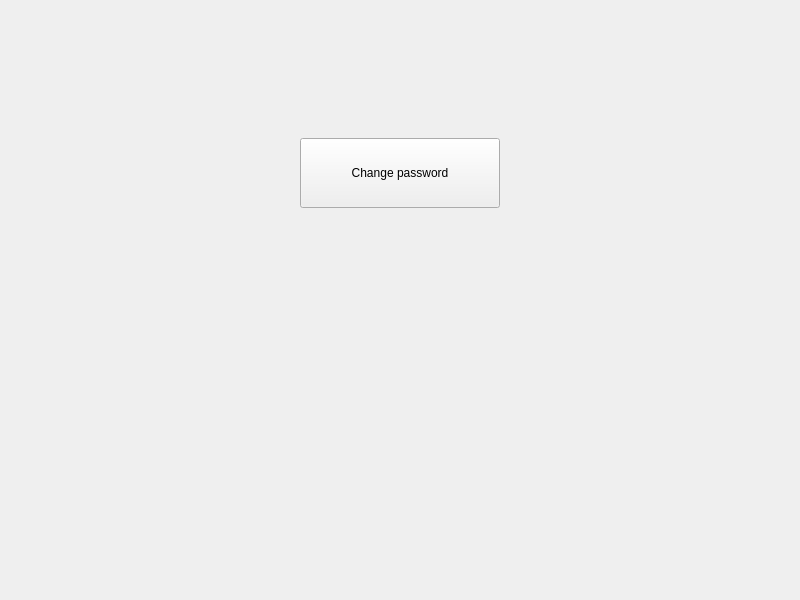
<?xml version="1.0" encoding="UTF-8"?>
<ui version="4.0">
 <class>settings_account</class>
 <widget class="QWidget" name="settings_account">
  <property name="geometry">
   <rect>
    <x>0</x>
    <y>0</y>
    <width>800</width>
    <height>600</height>
   </rect>
  </property>
  <property name="minimumSize">
   <size>
    <width>800</width>
    <height>600</height>
   </size>
  </property>
  <property name="windowTitle">
   <string>Form</string>
  </property>
  <layout class="QGridLayout" name="gridLayout">
   <item row="0" column="0">
    <layout class="QVBoxLayout" name="verticalLayout" stretch="1,1,3">
     <item>
      <spacer name="verticalSpacer_2">
       <property name="orientation">
        <enum>Qt::Vertical</enum>
       </property>
       <property name="sizeHint" stdset="0">
        <size>
         <width>20</width>
         <height>40</height>
        </size>
       </property>
      </spacer>
     </item>
     <item>
      <layout class="QHBoxLayout" name="horizontalLayout">
       <item>
        <spacer name="horizontalSpacer">
         <property name="orientation">
          <enum>Qt::Horizontal</enum>
         </property>
         <property name="sizeHint" stdset="0">
          <size>
           <width>40</width>
           <height>20</height>
          </size>
         </property>
        </spacer>
       </item>
       <item>
        <widget class="QPushButton" name="change_password_Button">
         <property name="minimumSize">
          <size>
           <width>200</width>
           <height>70</height>
          </size>
         </property>
         <property name="text">
          <string>Change password</string>
         </property>
        </widget>
       </item>
       <item>
        <spacer name="horizontalSpacer_2">
         <property name="orientation">
          <enum>Qt::Horizontal</enum>
         </property>
         <property name="sizeHint" stdset="0">
          <size>
           <width>40</width>
           <height>20</height>
          </size>
         </property>
        </spacer>
       </item>
      </layout>
     </item>
     <item>
      <spacer name="verticalSpacer">
       <property name="orientation">
        <enum>Qt::Vertical</enum>
       </property>
       <property name="sizeHint" stdset="0">
        <size>
         <width>20</width>
         <height>40</height>
        </size>
       </property>
      </spacer>
     </item>
    </layout>
   </item>
  </layout>
 </widget>
 <resources/>
 <connections/>
</ui>
